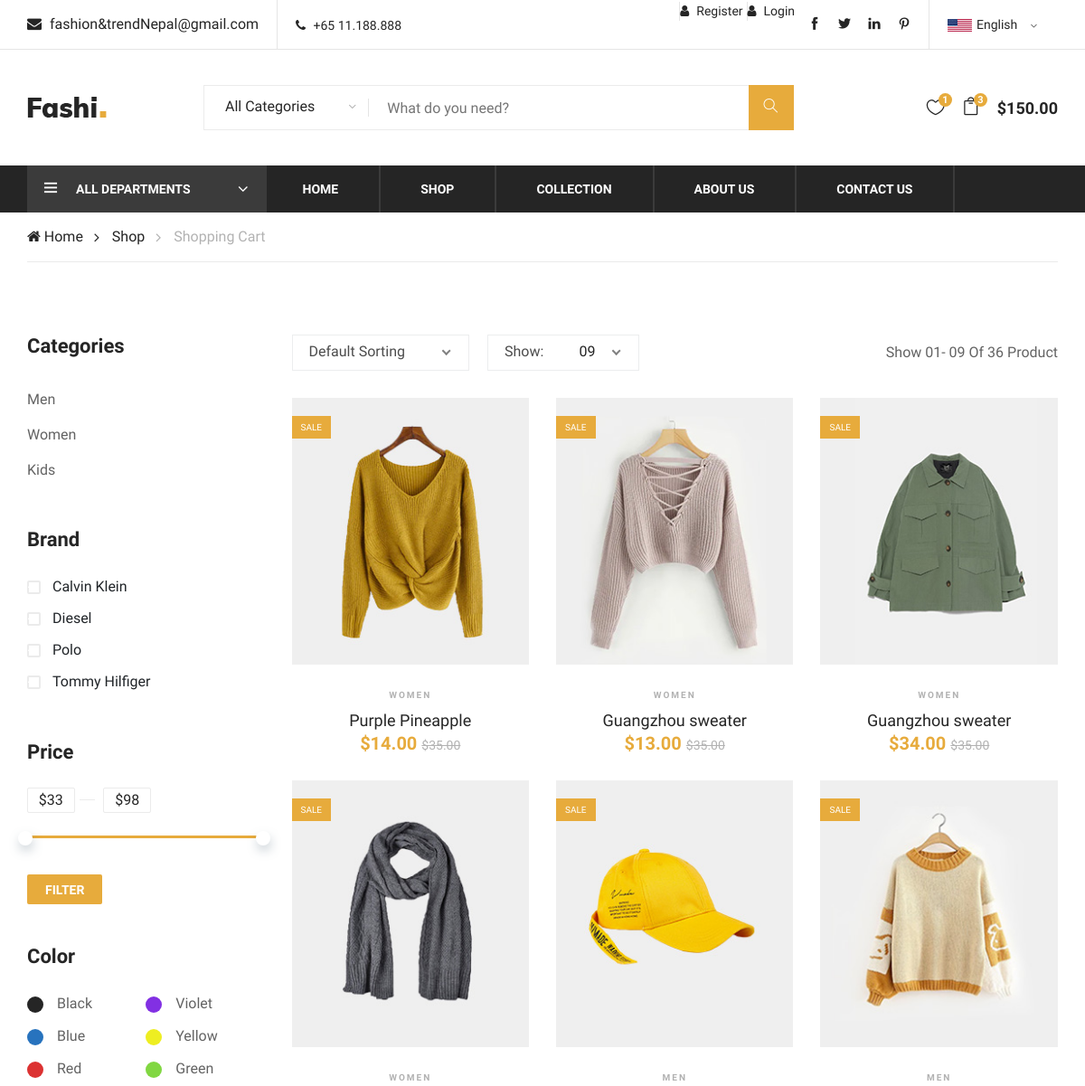
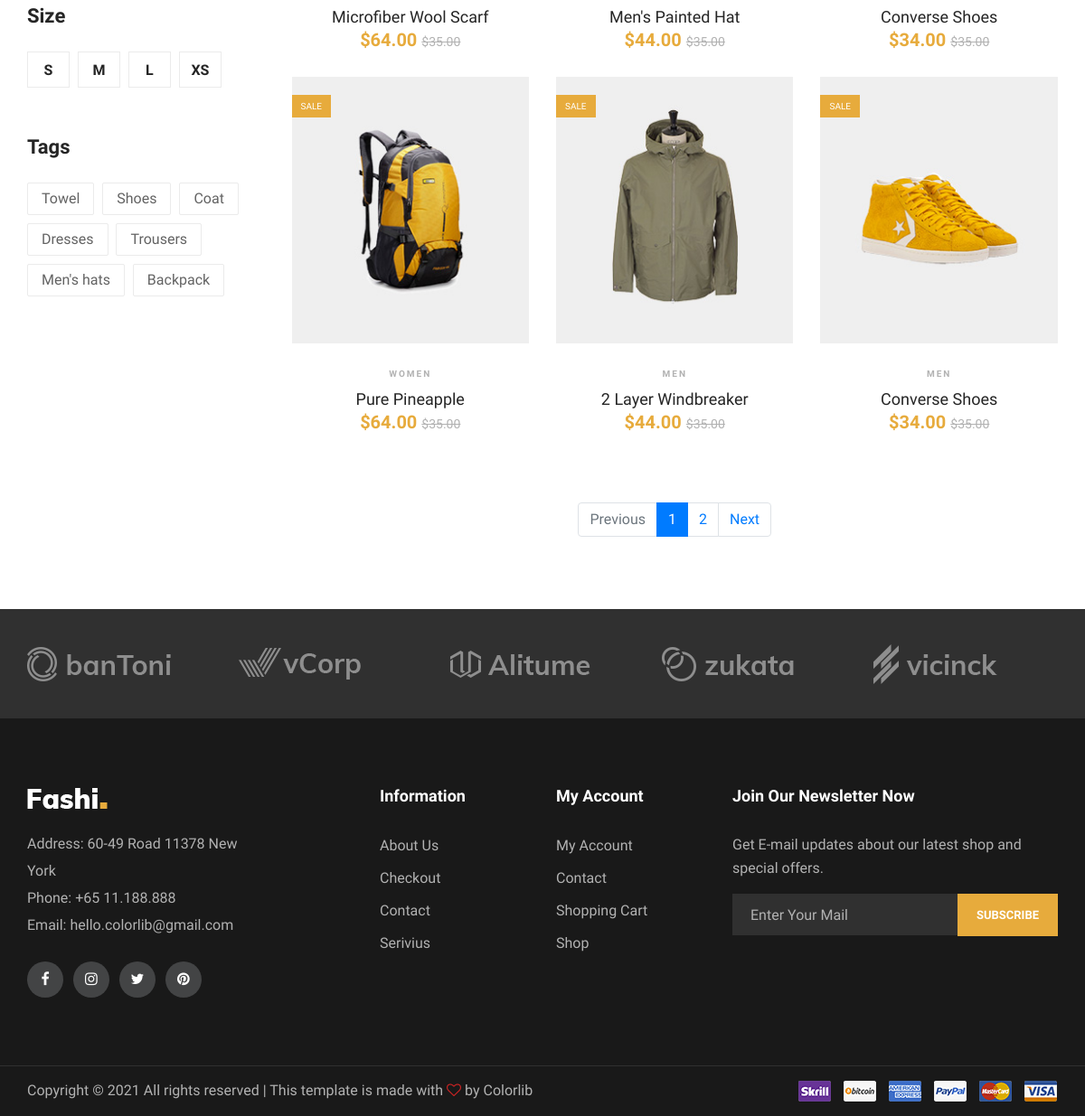
The app's page /product/ with its own data (2 pictures, top to bottom).
### my_project/models.py (models this page shows)
class Product(models.Model):
    name = models.CharField(max_length=200)
    price = models.DecimalField(max_digits=7, decimal_places=2)
    img_path = models.FilePathField(path='./static/img/products/')
    description = models.CharField(max_length=500, default="No description")
    category = models.ForeignKey(Category, on_delete=models.CASCADE)
    added_date = models.DateTimeField(auto_now_add=True)
    updated_at = models.DateTimeField(auto_now_add=True)

class Category(models.Model):
    name = models.CharField(max_length=200)
    img_path = models.FilePathField(path='./static/img/')
    added_date = models.DateTimeField(auto_now_add=True)
    updated_at = models.DateTimeField(auto_now_add=True)
    def __str__(self):
        return self.name
    class Meta:
        verbose_name_plural = "Categories"

### my_project/views.py (the view)
# urls.py: path('product/', views.product, name='product'),
def product(request):
    items = Product.objects.all()
    paginator = Paginator(items, per_page=9)
    page_number = request.GET.get('page', 1)
    page_obj = paginator.get_page(page_number)
    context = {
        'items': page_obj.object_list,
        'paginator': paginator,
        'page_number': int(page_number)
    }
    return render(request, 'product.html', context)

### my_project/templates/product.html (shortened to what this page needs)
{% extends 'base.html' %}  {% load static %} {% block content %}
<section class="product-shop spad">
  <div class="container">
    <div class="row">
      {% include 'side-panel.html' %}
      <div class="col-lg-9 order-1 order-lg-2">
        <div class="product-show-option">
          <div class="row">
            <div class="col-lg-7 col-md-7">
              <div class="select-option">
              </div>
            </div>
            <div class="col-lg-5 col-md-5 text-right">
              <p>Show 01- 09 Of 36 Product</p>
            </div>
          </div>
        </div>
        <div class="product-list">
          <div class="row">
            {% if items %} {% for item in items %}
            <div class="col-lg-4 col-sm-6">
              <div class="product-item">
                <div class="pi-pic">
                  <img src="/{{ item.img_path }}" alt="{{ item.name }}" />
                  <div class="sale pp-sale">Sale</div>
                </div>
                <div class="pi-text">
                  <div class="catagory-name">{{ item.category }}</div>
                  <a href="#">
                    <h5>{{ item.name }}</h5>
                  </a>
                  <div class="product-price">
                    ${{ item.price }}
                    <span>$35.00</span>
                  </div>
                </div>
              </div>
            </div>
            {% endfor %} {% else %}
            <ul class="list-group m-5">
              <li class="list-group-item list-group-item-danger">
                There is no products of this category at the moment!!!
              </li>
            </ul>
            {% endif %}
          </div>
        </div>
        {% if paginator %}
        <div class="mt-5">
          <nav aria-label="Page navigation example">
            <ul class="pagination justify-content-center">
              <li class="page-item disabled">
                <a class="page-link" href="#" tabindex="-1">Previous</a>
              </li>
              {% for i in paginator.page_range %}
              <li
                class="page-item {% if i == page_number %} active {% endif %}"
              >
                <a class="page-link" href="?page={{ i }}">{{ i }}</a>
              </li>
              {% endfor %}
              <li class="page-item">
                <a class="page-link" href="#">Next</a>
              </li>
            </ul>
          </nav>
        </div>
        {% endif %}
      </div>
    </div>
  </div>
</section>
{% endblock %}

### templates/base.html (shortened to what this page needs)
{% load static %}
<!DOCTYPE html>
<html lang="zxx">
  <head>
    <link
      rel="stylesheet"
      href="https://use.fontawesome.com/releases/v5.6.1/css/all.css"
    />
    <link
      rel="stylesheet"
      href="https://stackpath.bootstrapcdn.com/bootstrap/4.5.0/css/bootstrap.min.css"
    />
    <link
      rel="stylesheet"
      href="{% static 'css/bootstrap.min.css' %}"
      type="text/css"
    />
    <link
      rel="stylesheet"
      href="{% static 'css/font-awesome.min.css' %}"
      type="text/css"
    />
    <link
      rel="stylesheet"
      href="{% static 'css/themify-icons.css' %}"
      type="text/css"
    />
    <link
      rel="stylesheet"
      href="{% static 'css/elegant-icons.css' %}"
      type="text/css"
    />
    <link
      rel="stylesheet"
      href="{% static 'css/owl.carousel.min.css' %}"
      type="text/css"
    />
    <link
      rel="stylesheet"
      href="{% static 'css/nice-select.css' %}"
      type="text/css"
    />
    <link
      rel="stylesheet"
      href="{% static 'css/jquery-ui.min.css' %}"
      type="text/css"
    />
    <link
      rel="stylesheet"
      href="{% static 'css/slicknav.min.css' %}"
      type="text/css"
    />
    <link
      rel="stylesheet"
      href="{% static 'css/style.css' %}"
      type="text/css"
    />
  </head>
  <body>
    <header class="header-section">
      <div class="header-top">
        <div class="container">
          <div class="ht-left">
            <div class="mail-service">
              <i class="fa fa-envelope"></i>
              fashion&trendNepal@gmail.com
            </div>
            <div class="phone-service">
              <i class="fa fa-phone"></i>
              +65 11.188.888
            </div>
          </div>
          <div class="ht-right">
            {% if not request.user.is_authenticated %}
            <a href="{% url 'register' %}" class="login-panel"
              ><i class="fa fa-user"></i>Register</a
            >
            <a href="{% url 'login' %}" class="login-panel"
              ><i class="fa fa-user"></i>Login</a
            >
            {% endif %}
            <div class="lan-selector">
            </div>
            <div class="top-social">
              <a href="#"><i class="ti-facebook"></i></a>
              <a href="#"><i class="ti-twitter-alt"></i></a>
              <a href="#"><i class="ti-linkedin"></i></a>
              <a href="#"><i class="ti-pinterest"></i></a>
            </div>
          </div>
        </div>
      </div>
      <div class="container">
        <div class="inner-header">
          <div class="row">
            <div class="col-lg-2 col-md-2">
              <div class="logo">
                <a href="{% url 'home' %}">
                  <img src="{% static 'img/logo.png' %}" alt="" />
                </a>
              </div>
            </div>
            <div class="col-lg-7 col-md-7">
              <div class="advanced-search">
                <button type="button" class="category-btn">
                  All Categories
                </button>
                <div class="input-group">
                  <input type="text" placeholder="What do you need?" />
                  <button type="button"><i class="ti-search"></i></button>
                </div>
              </div>
            </div>
            <div class="col-lg-3 text-right col-md-3">
              <ul class="nav-right">
                <li class="heart-icon">
                  <a href="#">
                    <i class="icon_heart_alt"></i>
                    <span>1</span>
                  </a>
                </li>
                <li class="cart-icon">
                  <a href="{% url 'cart' %}">
                    <i class="icon_bag_alt"></i>
                    <span>3</span>
                  </a>
                </li>
                <li class="cart-price">$150.00</li>
              </ul>
            </div>
          </div>
        </div>
      </div>
      <div class="nav-item">
        <div class="container">
          <div class="nav-depart">
            <div class="depart-btn">
              <i class="ti-menu"></i>
              <span>All departments</span>
            </div>
          </div>
          <nav class="nav-menu mobile-menu">
            <ul>
              <li><a href="{% url 'home' %}">Home</a></li>
              <li><a href="{% url 'product' %}">Shop</a></li>
              <li>
                <a href="#">Collection</a>
              </li>
              <li><a href="{% url 'about' %}">About Us</a></li>
              <li><a href="{% url 'contact' %}">Contact Us</a></li>
            </ul>
          </nav>
        </div>
      </div>
    </header>
    <div class="breacrumb-section">
      <div class="container">
        <div class="row">
          <div class="col-lg-12">
            <div class="breadcrumb-text product-more">
              <a href="./home.html"><i class="fa fa-home"></i> Home</a>
              <a href="./shop.html">Shop</a>
              <span>Shopping Cart</span>
            </div>
          </div>
        </div>
      </div>
    </div>
    {% block content %} {% endblock %}
    <div class="partner-logo">
      <div class="container">
        <div class="logo-carousel owl-carousel">
          <div class="logo-item">
            <div class="tablecell-inner">
              <img src="{% static 'img/logo-carousel/logo-1.png' %}" alt="" />
            </div>
          </div>
          <div class="logo-item">
            <div class="tablecell-inner">
              <img src="{% static 'img/logo-carousel/logo-2.png' %}" alt="" />
            </div>
          </div>
          <div class="logo-item">
            <div class="tablecell-inner">
              <img src="{% static 'img/logo-carousel/logo-3.png' %}" alt="" />
            </div>
          </div>
          <div class="logo-item">
            <div class="tablecell-inner">
              <img src="{% static 'img/logo-carousel/logo-4.png' %}" alt="" />
            </div>
          </div>
          <div class="logo-item">
            <div class="tablecell-inner">
              <img src="{% static 'img/logo-carousel/logo-5.png' %}" alt="" />
            </div>
          </div>
        </div>
      </div>
    </div>
    <footer class="footer-section">
      <div class="container">
        <div class="row">
          <div class="col-lg-3">
            <div class="footer-left">
              <div class="footer-logo">
                <a href="#"
                  ><img src="{% static 'img/footer-logo.png' %}" alt=""
                /></a>
              </div>
              <ul>
                <li>Address: 60-49 Road 11378 New York</li>
                <li>Phone: +65 11.188.888</li>
                <li>Email: hello.colorlib@gmail.com</li>
              </ul>
              <div class="footer-social">
                <a href="#"><i class="fa fa-facebook"></i></a>
                <a href="#"><i class="fa fa-instagram"></i></a>
                <a href="#"><i class="fa fa-twitter"></i></a>
                <a href="#"><i class="fa fa-pinterest"></i></a>
              </div>
            </div>
          </div>
          <div class="col-lg-2 offset-lg-1">
            <div class="footer-widget">
              <h5>Information</h5>
              <ul>
                <li><a href="#">About Us</a></li>
                <li><a href="#">Checkout</a></li>
                <li><a href="#">Contact</a></li>
                <li><a href="#">Serivius</a></li>
              </ul>
            </div>
          </div>
          <div class="col-lg-2">
            <div class="footer-widget">
              <h5>My Account</h5>
              <ul>
                <li><a href="#">My Account</a></li>
                <li><a href="#">Contact</a></li>
                <li><a href="#">Shopping Cart</a></li>
                <li><a href="#">Shop</a></li>
              </ul>
            </div>
          </div>
          <div class="col-lg-4">
            <div class="newslatter-item">
              <h5>Join Our Newsletter Now</h5>
              <p>
                Get E-mail updates about our latest shop and special offers.
              </p>
              <form action="#" class="subscribe-form">
                <input type="text" placeholder="Enter Your Mail" />
                <button type="button">Subscribe</button>
              </form>
            </div>
          </div>
        </div>
      </div>
      <div class="copyright-reserved">
        <div class="container">
          <div class="row">
            <div class="col-lg-12">
              <div class="copyright-text">
                Copyright &copy;
                All rights reserved | This template is made with
                <i class="fa fa-heart-o" aria-hidden="true"></i> by
                <a href="https://colorlib.com" target="_blank">Colorlib</a>
              </div>
              <div class="payment-pic">
                <img src="{% static 'img/payment-method.png' %}" alt="" />
              </div>
            </div>
          </div>
        </div>
      </div>
    </footer>
  </body>
</html>

### templates/side-panel.html (shortened to what this page needs)
<div class="col-lg-3">
    <div class="filter-widget">
        <h4 class="fw-title">Categories</h4>
        <ul class="filter-catagories">
            <li><a href="#">Men</a></li>
            <li><a href="#">Women</a></li>
            <li><a href="#">Kids</a></li>
        </ul>
    </div>
    <div class="filter-widget">
        <h4 class="fw-title">Brand</h4>
        <div class="fw-brand-check">
            <div class="bc-item">
                <label for="bc-calvin">
                    Calvin Klein
                    <span class="checkmark"></span>
                </label>
            </div>
            <div class="bc-item">
                <label for="bc-diesel">
                    Diesel
                    <span class="checkmark"></span>
                </label>
            </div>
            <div class="bc-item">
                <label for="bc-polo">
                    Polo
                    <span class="checkmark"></span>
                </label>
            </div>
            <div class="bc-item">
                <label for="bc-tommy">
                    Tommy Hilfiger
                    <span class="checkmark"></span>
                </label>
            </div>
        </div>
    </div>
    <div class="filter-widget">
        <h4 class="fw-title">Price</h4>
        <div class="filter-range-wrap">
            <div class="range-slider">
                <div class="price-input">
                    <input type="text" id="minamount">
                    <input type="text" id="maxamount">
                </div>
            </div>
            <div class="price-range ui-slider ui-corner-all ui-slider-horizontal ui-widget ui-widget-content"
                data-min="33" data-max="98">
                <span tabindex="0" class="ui-slider-handle ui-corner-all ui-state-default"></span>
                <span tabindex="0" class="ui-slider-handle ui-corner-all ui-state-default"></span>
            </div>
        </div>
        <a href="#" class="filter-btn">Filter</a>
    </div>
    <div class="filter-widget">
        <h4 class="fw-title">Color</h4>
        <div class="fw-color-choose">
            <div class="cs-item">
                <label class="cs-black" for="cs-black">Black</label>
            </div>
            <div class="cs-item">
                <label class="cs-violet" for="cs-violet">Violet</label>
            </div>
            <div class="cs-item">
                <label class="cs-blue" for="cs-blue">Blue</label>
            </div>
            <div class="cs-item">
                <label class="cs-yellow" for="cs-yellow">Yellow</label>
            </div>
            <div class="cs-item">
                <label class="cs-red" for="cs-red">Red</label>
            </div>
            <div class="cs-item">
                <label class="cs-green" for="cs-green">Green</label>
            </div>
        </div>
    </div>
    <div class="filter-widget">
        <h4 class="fw-title">Size</h4>
        <div class="fw-size-choose">
            <div class="sc-item">
                <label for="s-size">s</label>
            </div>
            <div class="sc-item">
                <label for="m-size">m</label>
            </div>
            <div class="sc-item">
                <label for="l-size">l</label>
            </div>
            <div class="sc-item">
                <label for="xs-size">xs</label>
            </div>
        </div>
    </div>
    <div class="filter-widget">
        <h4 class="fw-title">Tags</h4>
        <div class="fw-tags">
            <a href="#">Towel</a>
            <a href="#">Shoes</a>
            <a href="#">Coat</a>
            <a href="#">Dresses</a>
            <a href="#">Trousers</a>
            <a href="#">Men's hats</a>
            <a href="#">Backpack</a>
        </div>
    </div>
</div>

### records on screen
Product: img_path (picture), category "WOMEN", name "Purple Pineapple", price "14.00"
Product: img_path (picture), category "WOMEN", name "Guangzhou sweater", price "13.00"
Product: img_path (picture), category "WOMEN", name "Guangzhou sweater", price "34.00"
Product: img_path (picture), category "WOMEN", name "Microfiber Wool Scarf", price "64.00"
Product: img_path (picture), category "MEN", name "Men's Painted Hat", price "44.00"
Product: img_path (picture), category "MEN", name "Converse Shoes", price "34.00"
Product: img_path (picture), category "WOMEN", name "Pure Pineapple", price "64.00"
Product: img_path (picture), category "MEN", name "2 Layer Windbreaker", price "44.00"
Product: img_path (picture), category "MEN", name "Converse Shoes", price "34.00"

### other values on screen
{{ i }} "1" "2"
